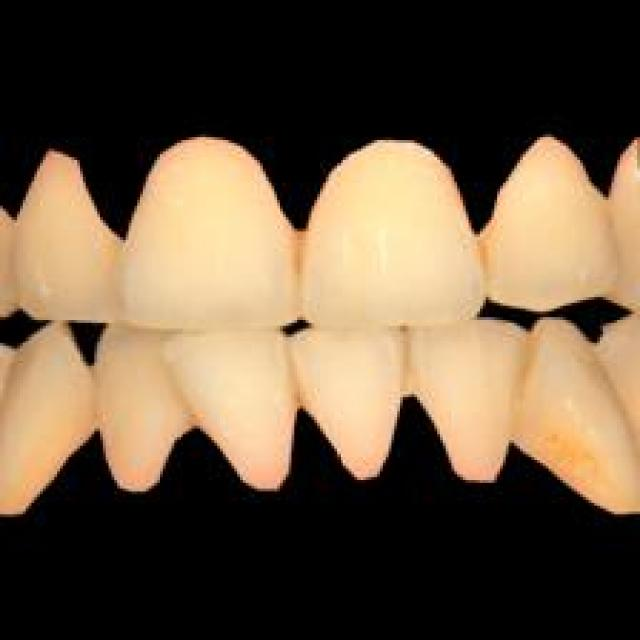
#> input picture images/image1.jpg, 640 x 640 px; its folder holds only this picture in this run
$ python -i preprocessing.py   (imports and definitions only)
#> lines starting #> are read from the running program, lines starting #| are printed output that depends on the picture
#> further down, picture is the input picture: shape (640, 640, 3); mean B, G, R 65.4, 87.3, 105.7
import os
import shutil
import cv2
import numpy as np
from PIL import Image
import streamlit as st
from pathlib import Path

# [24 lines left out: function show_preprocessing_page, not called in this run]

def perbaikan_gambar(img, ketajaman=True, noise=True, kontras=False):
    """Menerapkan teknik peningkatan kualitas gambar"""
#> called with ketajaman = True, noise = True, kontras = False
    # Konversi dari PIL Image ke format OpenCV (BGR)
    img_cv = np.array(img)[:, :, ::-1].copy()  # RGB ke BGR

    if noise:
        img_cv = cv2.fastNlMeansDenoisingColored(img_cv, None, 10, 10, 7, 21)

    if ketajaman:
        kernel = np.array([[0, -1, 0],
                         [-1, 5, -1],
                         [0, -1, 0]])
        img_cv = cv2.filter2D(img_cv, -1, kernel)
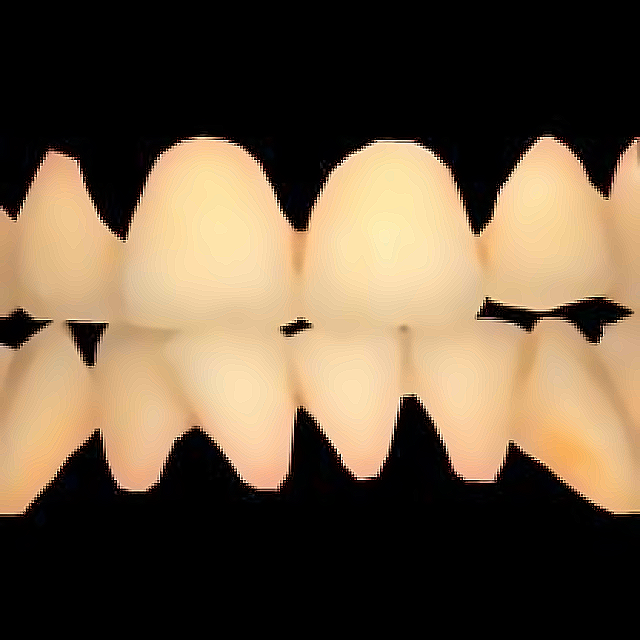
#> img_cv: shape (640, 640, 3); mean R, G, B 105.9, 87.8, 65.8

    if kontras:
        lab = cv2.cvtColor(img_cv, cv2.COLOR_BGR2LAB)
        l, a, b = cv2.split(lab)
        clahe = cv2.createCLAHE(clipLimit=3.0, tileGridSize=(8,8))
        l = clahe.apply(l)
        img_cv = cv2.merge((l,a,b))

    # Konversi kembali ke PIL Image
    return Image.fromarray(img_cv[:, :, ::-1])  # BGR ke RGB
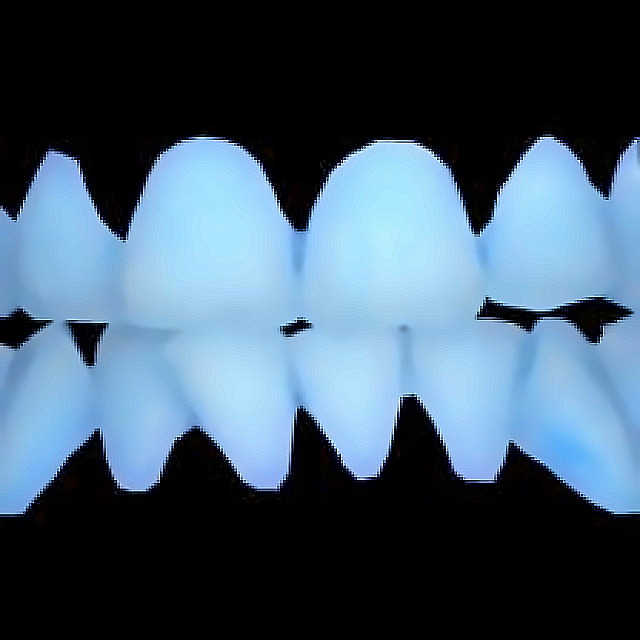
#> returned value: PIL image 640x640 RGB; mean R, G, B 65.8, 87.8, 105.9

# [82 lines left out: function proses_dataset, not called in this run]

>>> import cv2
>>> picture = cv2.imread('../images/image1.jpg')
>>> result = perbaikan_gambar(picture)
